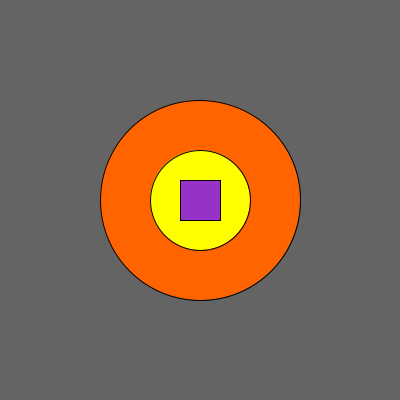
Frame 1 (no input)
Frame 60 (the mouse pressed at the canvas centre just before this capture): identical to frame 1, image omitted
Frame 120 (the mouse held since frame 60 and released just before this capture): identical to frame 1, image omitted

The Processing sketch that drew this single still picture (run headless with seeded random() and noise(); from frame 60 on, the mouse is pressed at the canvas centre):

// Processing sketch: processing_154346
// ── processing_154346.pde

//Stefan Joseph scjoseph
//copyright: that means you Zuckerberg

void setup()
{
  size (400, 400);

} 
void draw()
{
  float x= 200;
  
  float y= 200;
  
  float mywidth = 200;
  
  float myheight = 200;
  
  background(100, 100, 100);
    
  fill(255, 100, 0);
  
  arc(x, y, mywidth, myheight, 0, TWO_PI);
  
  fill(255, 255, 0);
  
  ellipseMode(CENTER);
  
  ellipse(x, y, mywidth/2, myheight/2);
  
  fill(150, 50, 200);
  
  rectMode(CENTER);
  
  rect(x, y, (mywidth*40)/x, (myheight*40)/y);
}
